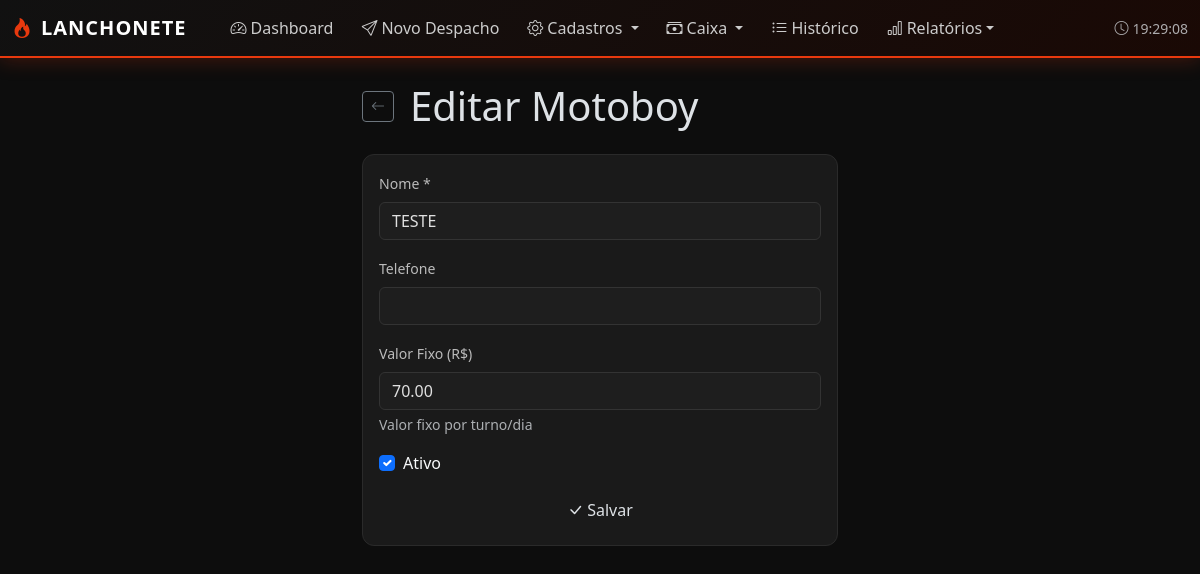
The page /entregas/motoboys/1/editar/ on the database its author committed.
### entregas/models.py (models this page shows, shortened)
class Motoboy(models.Model):
    nome = models.CharField(max_length=100)
    telefone = models.CharField(max_length=20, blank=True)
    valor_fixo = models.DecimalField(max_digits=8, decimal_places=2, default=0,
                                     help_text="Valor fixo por turno/dia")
    ativo = models.BooleanField(default=True)
    class Meta:
        verbose_name = 'Motoboy'
        verbose_name_plural = 'Motoboys'
        ordering = ['nome']

### entregas/views.py (the view)
# urls.py: path('motoboys/<int:pk>/editar/', views.motoboy_editar, name='motoboy_editar'),
def motoboy_editar(request, pk):
    motoboy = get_object_or_404(Motoboy, pk=pk)
    if request.method == 'POST':
        form = MotoboyForm(request.POST, instance=motoboy)
        if form.is_valid():
            form.save()
            messages.success(request, 'Motoboy atualizado!')
            return redirect('entregas:motoboy_lista')
    else:
        form = MotoboyForm(instance=motoboy)
    return render(request, 'entregas/motoboy_form.html', {'form': form, 'titulo': 'Editar Motoboy', 'motoboy': motoboy})

### entregas/forms.py
class MotoboyForm(forms.ModelForm):
    class Meta:
        model = Motoboy
        fields = ['nome', 'telefone', 'valor_fixo', 'ativo']
        widgets = {
            'nome': forms.TextInput(attrs={'class': DARK_INPUT}),
            'telefone': forms.TextInput(attrs={'class': DARK_INPUT}),
            'valor_fixo': forms.NumberInput(attrs={'class': DARK_INPUT, 'step': '0.01'}),
            'ativo': forms.CheckboxInput(attrs={'class': 'form-check-input'}),
        }

### templates/entregas/motoboy_form.html (shortened to what this page needs)
{% extends 'base.html' %}
{% block content %}
<div class="container py-4" style="max-width:500px">
    <div class="d-flex align-items-center gap-3 mb-4">
        <a href="{% url 'entregas:motoboy_lista' %}" class="btn btn-sm btn-outline-secondary"><i class="bi bi-arrow-left"></i></a>
        <h1 class="page-title mb-0">{{ titulo }}</h1>
    </div>
    <div class="card">
        <div class="card-body">
            <form method="post">
                <div class="mb-3">
                    <label class="form-label">Nome *</label>{{ form.nome }}
                </div>
                <div class="mb-3">
                    <label class="form-label">Telefone</label>{{ form.telefone }}
                </div>
                <div class="mb-3">
                    <label class="form-label">Valor Fixo (R$)</label>
                    {{ form.valor_fixo }}
                    <div class="form-text text-muted">Valor fixo por turno/dia</div>
                </div>
                <div class="mb-3 form-check">
                    {{ form.ativo }}
                    <label class="form-check-label text-light">Ativo</label>
                </div>
                <button type="submit" class="btn btn-vermelho w-100">
                    <i class="bi bi-check-lg me-1"></i>Salvar
                </button>
            </form>
        </div>
    </div>
</div>
{% endblock %}

### templates/base.html (style rules this page uses)
:root { --verm: #e8390e; --verm-dk: #b82e0b; --verm-glow: rgba(232, 57, 14, 0.25); --bg: #0d0d0d; --card: #1a1a1a; --card2: #222; --border: #2a2a2a; --muted: #777; }
body { background: var(--bg); font-family: 'Segoe UI', system-ui, sans-serif; }
.card { background: var(--card); border: 1px solid var(--border); border-radius: 12px; }
.form-control, .form-select { background: #1e1e1e !important; border-color: #333 !important; color: #e0e0e0 !important; }
.form-label { color: #bbb; font-weight: 500; font-size: 0.88rem; }

### rows shown on the page
Motoboy: nome "TESTE", valor_fixo "70.00", ativo "☑"

### other values the page prints
{{ titulo }} "Editar Motoboy"
